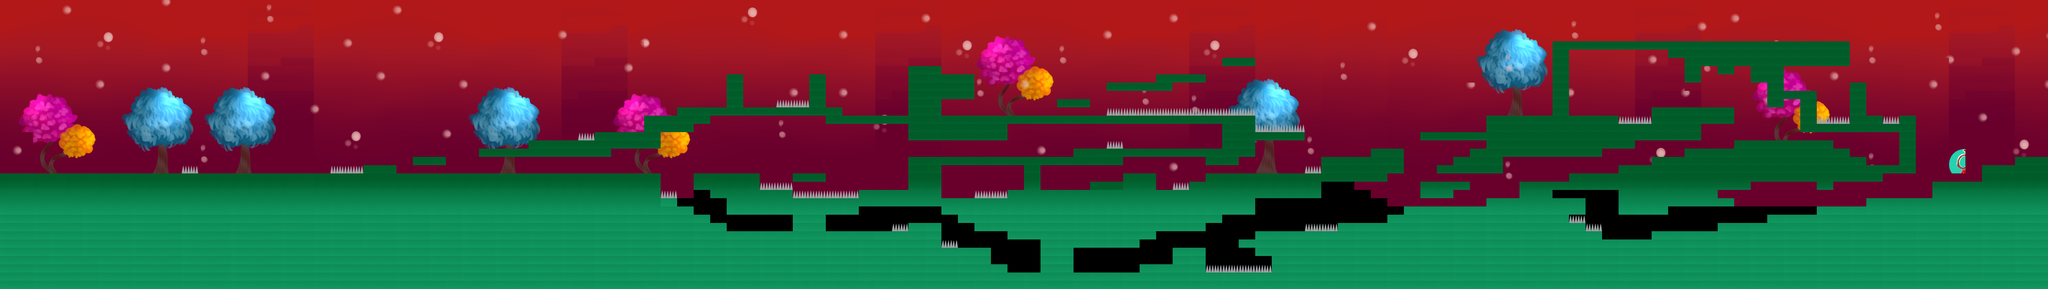

A level layout from a 2D game, rendered from its tile map. Below: a short description, then the map file with tile-grid data replaced by summaries:
An orthogonal 124x35 tile map with 64x32 px tiles, 4 tile layers (Cielo, Arboles, Lunares,  Pasto y picos), 7 tilesets.

<map version="1.0" orientation="orthogonal" renderorder="right-down" width="124" height="35" tilewidth="64" tileheight="32" nextobjectid="4">
 <tileset firstgid="1" name="Cielo" tilewidth="64" tileheight="32" tilecount="475" columns="19">
  <image source="Cielo2.png" trans="ff00ff" width="1228" height="800" />
 </tileset>
 <tileset firstgid="476" name="Pasto" tilewidth="64" tileheight="32" tilecount="45" columns="9">
  <image source="Pasto.png" trans="ff00ff" width="586" height="188" />
  <tile id="0">
   <properties>
    <property name="tipo" value="pasto" />
   </properties>
  </tile>
  <tile id="1">
   <properties>
    <property name="tipo" value="pasto" />
   </properties>
  </tile>
  <tile id="2">
   <properties>
    <property name="tipo" value="pasto" />
   </properties>
  </tile>
  <tile id="3">
   <properties>
    <property name="tipo" value="pasto" />
   </properties>
  </tile>
  <tile id="4">
   <properties>
    <property name="tipo" value="pasto" />
   </properties>
  </tile>
  <tile id="5">
   <properties>
    <property name="tipo" value="pasto" />
   </properties>
  </tile>
  <tile id="6">
   <properties>
    <property name="tipo" value="pasto" />
   </properties>
  </tile>
  <tile id="7">
   <properties>
    <property name="tipo" value="pasto" />
   </properties>
  </tile>
  <tile id="8">
   <properties>
    <property name="tipo" value="pasto" />
   </properties>
  </tile>
  <tile id="9">
   <properties>
    <property name="tipo" value="pasto" />
   </properties>
  </tile>
  <tile id="10">
   <properties>
    <property name="tipo" value="pasto" />
   </properties>
  </tile>
  <tile id="11">
   <properties>
    <property name="tipo" value="pasto" />
   </properties>
  </tile>
  <tile id="12">
   <properties>
    <property name="tipo" value="pasto" />
   </properties>
  </tile>
  <tile id="13">
   <properties>
    <property name="tipo" value="pasto" />
   </properties>
  </tile>
  <tile id="14">
   <properties>
    <property name="tipo" value="pasto" />
   </properties>
  </tile>
  <tile id="15">
   <properties>
    <property name="tipo" value="pasto" />
   </properties>
  </tile>
  <tile id="16">
   <properties>
    <property name="tipo" value="pasto" />
   </properties>
  </tile>
  <tile id="17">
   <properties>
    <property name="tipo" value="pasto" />
   </properties>
  </tile>
  <tile id="18">
   <properties>
    <property name="tipo" value="pasto" />
   </properties>
  </tile>
  <tile id="19">
   <properties>
    <property name="tipo" value="pasto" />
   </properties>
  </tile>
  <tile id="20">
   <properties>
    <property name="tipo" value="pasto" />
   </properties>
  </tile>
  <tile id="21">
   <properties>
    <property name="tipo" value="pasto" />
   </properties>
  </tile>
  <tile id="22">
   <properties>
    <property name="tipo" value="pasto" />
   </properties>
  </tile>
  <tile id="23">
   <properties>
    <property name="tipo" value="pasto" />
   </properties>
  </tile>
  <tile id="24">
   <properties>
    <property name="tipo" value="pasto" />
   </properties>
  </tile>
  <tile id="25">
   <properties>
    <property name="tipo" value="pasto" />
   </properties>
  </tile>
  <tile id="26">
   <properties>
    <property name="tipo" value="pasto" />
   </properties>
  </tile>
  <tile id="27">
   <properties>
    <property name="tipo" value="pasto" />
   </properties>
  </tile>
  <tile id="28">
   <properties>
    <property name="tipo" value="pasto" />
   </properties>
  </tile>
  <tile id="29">
   <properties>
    <property name="tipo" value="pasto" />
   </properties>
  </tile>
  <tile id="30">
   <properties>
    <property name="tipo" value="pasto" />
   </properties>
  </tile>
  <tile id="31">
   <properties>
    <property name="tipo" value="pasto" />
   </properties>
  </tile>
  <tile id="32">
   <properties>
    <property name="tipo" value="pasto" />
   </properties>
  </tile>
  <tile id="33">
   <properties>
    <property name="tipo" value="pasto" />
   </properties>
  </tile>
  <tile id="34">
   <properties>
    <property name="tipo" value="pasto" />
   </properties>
  </tile>
  <tile id="35">
   <properties>
    <property name="tipo" value="pasto" />
   </properties>
  </tile>
  <tile id="36">
   <properties>
    <property name="tipo" value="pasto" />
   </properties>
  </tile>
  <tile id="37">
   <properties>
    <property name="tipo" value="pasto" />
   </properties>
  </tile>
  <tile id="38">
   <properties>
    <property name="tipo" value="pasto" />
   </properties>
  </tile>
  <tile id="39">
   <properties>
    <property name="tipo" value="pasto" />
   </properties>
  </tile>
  <tile id="40">
   <properties>
    <property name="tipo" value="pasto" />
   </properties>
  </tile>
  <tile id="41">
   <properties>
    <property name="tipo" value="pasto" />
   </properties>
  </tile>
  <tile id="42">
   <properties>
    <property name="tipo" value="pasto" />
   </properties>
  </tile>
  <tile id="43">
   <properties>
    <property name="tipo" value="pasto" />
   </properties>
  </tile>
  <tile id="44">
   <properties>
    <property name="tipo" value="pasto" />
   </properties>
  </tile>
 </tileset>
 <tileset firstgid="521" name="Arbol2" tilewidth="64" tileheight="32" tilecount="91" columns="7">
  <image source="Arbol2.png" trans="ff00ff" width="452" height="425" />
 </tileset>
 <tileset firstgid="612" name="Arbol1" tilewidth="64" tileheight="32" tilecount="78" columns="6">
  <image source="Arbol1.png" trans="ff00ff" width="442" height="431" />
 </tileset>
 <tileset firstgid="690" name="Lunares" tilewidth="64" tileheight="32" tilecount="374" columns="22">
  <image source="Lunares.png" trans="ff00ff" width="1440" height="567" />
 </tileset>
 <tileset firstgid="1064" name="Picos" tilewidth="64" tileheight="32" tilecount="1" columns="1">
  <image source="Picos_opt.png" trans="ffffff" width="64" height="34" />
  <tile id="0">
   <properties>
    <property name="tipo" value="fuego" />
   </properties>
  </tile>
 </tileset>
 <tileset firstgid="1065" name="Collar" tilewidth="64" tileheight="32" tilecount="3" columns="1">
  <image source="ObjetoCollar.png" trans="ffffff" width="124" height="124" />
  <tile id="0">
   <properties>
    <property name="tipo" value="collar" />
   </properties>
  </tile>
  <tile id="1">
   <properties>
    <property name="tipo" value="collar" />
   </properties>
  </tile>
  <tile id="2">
   <properties>
    <property name="tipo" value="collar" />
   </properties>
  </tile>
 </tileset>
 <layer name="Cielo" width="124" height="35">
  <data>[4340 cells, 3077 non-empty, 399 distinct tile ids]</data>
 </layer>
 <layer name="Arboles" width="124" height="35">
  <data>[4340 cells, 675 non-empty, 171 distinct tile ids]</data>
 </layer>
 <layer name="Lunares" width="124" height="35">
  <data>[4340 cells, 1069 non-empty, 67 distinct tile ids]</data>
 </layer>
 <layer name=" Pasto y picos" width="124" height="35">
  <properties>
   <property name="picos" value="" />
   <property name="tipo" value="pasto" />
  </properties>
  <data>[4340 cells, 1862 non-empty, 15 distinct tile ids]</data>
 </layer>
</map>
